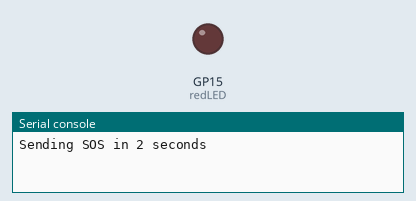
Recording of a program running on a simulated Raspberry Pi Pico running MicroPython. Shown: output pins drawn as LEDs (lit = HIGH), the last lines printed to the serial console.

Above: at 1.0 s.
At 6.2 s:
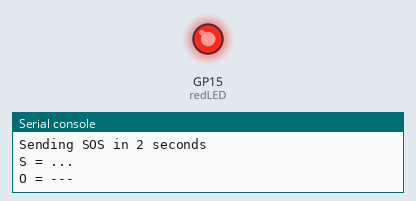
Timing chart, 0 to 12.0 s (numbered marks = the images above):
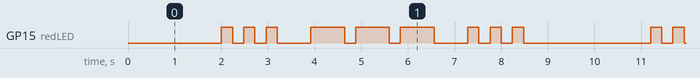

The program:

SOS_morse_code.py
```python
# Program to blink "SOS" using Morse Code on an LED
# Lori Pfahler
# Feb 2023

# import libraries
from machine import Pin
from utime import sleep

# setup LED
redLED = Pin(15, Pin.OUT)

# create needed sleep times:
#   10 words per minute: dot = 0.12 seconds
#   5 words per minute: dot = 0.24 seconds
dot = 0.24
dash = 3 * dot
withinChar = dot
betChar = 3 * dot
# betWord = 7 * dot

# make sure LED is off
redLED.value(0)

while True:
    #Blink SOS
    print('Sending SOS in 2 seconds')
    sleep(2)
    # S = ...
    print('S = ...')
    redLED.value(1)
    sleep(dot)
    redLED.value(0)
    sleep(withinChar)
    redLED.on()
    sleep(dot)
    redLED.off()
    sleep(withinChar)
    redLED.on()
    sleep(dot)
    redLED.off()
    sleep(betChar)
    # O = ---
    print('O = ---')
    redLED.on()
    sleep(dash)
    redLED.off()
    sleep(withinChar)
    redLED.on()
    sleep(dash)
    redLED.off()
    sleep(withinChar)
    redLED.on()
    sleep(dash)
    redLED.off()
    sleep(betChar)
    # S = ...
    print('S = ...')
    redLED.on()
    sleep(dot)
    redLED.off()
    sleep(withinChar)
    redLED.on()
    sleep(dot)
    redLED.off()
    sleep(withinChar)
    redLED.on()
    sleep(dot)
    redLED.off()
    sleep(betChar)
    print('Repeating ...')
    
```

Measured:
- by itself, GP15 (redLED): repeats every 9.2 s: 2 × (LOW 0.24 s, HIGH 0.24 s), LOW 0.72 s, 2 × (HIGH 0.72 s, LOW 0.24 s), HIGH 0.72 s, LOW 0.72 s, 2 × (HIGH 0.24 s, LOW 0.24 s), HIGH 0.24 s, LOW 2.7 s, HIGH 0.24 s
- by itself, everything shown: repeats every 9.2 s, in 18 steps
